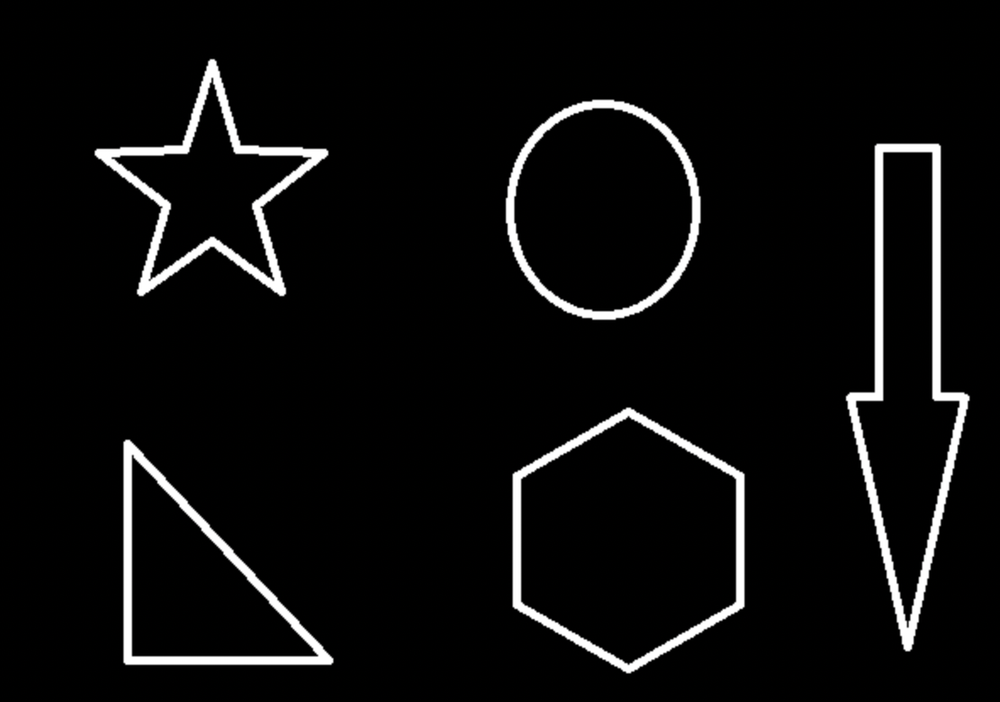
#> input picture opencvLearn/img/yuan.png, 1000 x 702 px, shrunk from 1182 x 830 before the run
$ python '16cv图像轮廓.py'
#> lines starting #> are read from the running program, lines starting #| are printed output that depends on the picture; after the words box and inside, x2 and y2 are one past the last pixel; in counts of white or black regions, pixels touching at a corner belong together; long printed decimals are rounded
# coding: utf-8
# @时间   : 2021/8/30 9:04 上午
# @作者   : 文山
# @邮箱   : wolaizhinidexin@163.com
# @作用   :
# @文件   : 16cv图像轮廓.py
"""
https://blog.csdn.net/wumu720123/article/details/89646777
边缘检测能够测出边缘，但是边缘是不连续的，将边缘连接为一个整体，构成轮廓
注意事项：
1.对象是二值图像。所以需要预先进行阈值分割或者边缘检测处理。
2.查找轮廓需要更改原始图像。因此，通常使用原始图像的一份拷贝操作。
3.在OpenCV中，是从黑色背景中查找白色图像。因此，对象必须是白色的，背景必须是黑色的。
"""
import cv2
import numpy as np
o = cv2.imread("./img/yuan.png")
#> o is the input picture: shape (702, 1000, 3); mean B, G, R 12.7, 12.7, 12.7
cv2.imshow("original", o)
co = o.copy()
gray = cv2.cvtColor(co, cv2.COLOR_BGR2GRAY)
ret, binary = cv2.threshold(gray, 127, 255, cv2.THRESH_BINARY)
#> binary: shape (702, 1000); 4.9% white; 5 white regions
# 一般为cv2.RETR_TREE
contours, hierarchy = cv2.findContours(binary, cv2.RETR_TREE, cv2.CHAIN_APPROX_SIMPLE)
#> contours = 11 contours, 1 with area under 20; largest, box (x1, y1, x2, y2) and area: (513, 408, 745, 673) 45983, (520, 415, 737, 666) 40252, (506, 100, 701, 320) 33298, (846, 144, 970, 651) 33010, (513, 107, 693, 312) 28592
r = cv2.drawContours(co, contours, -1, (0, 0, 255), 1)
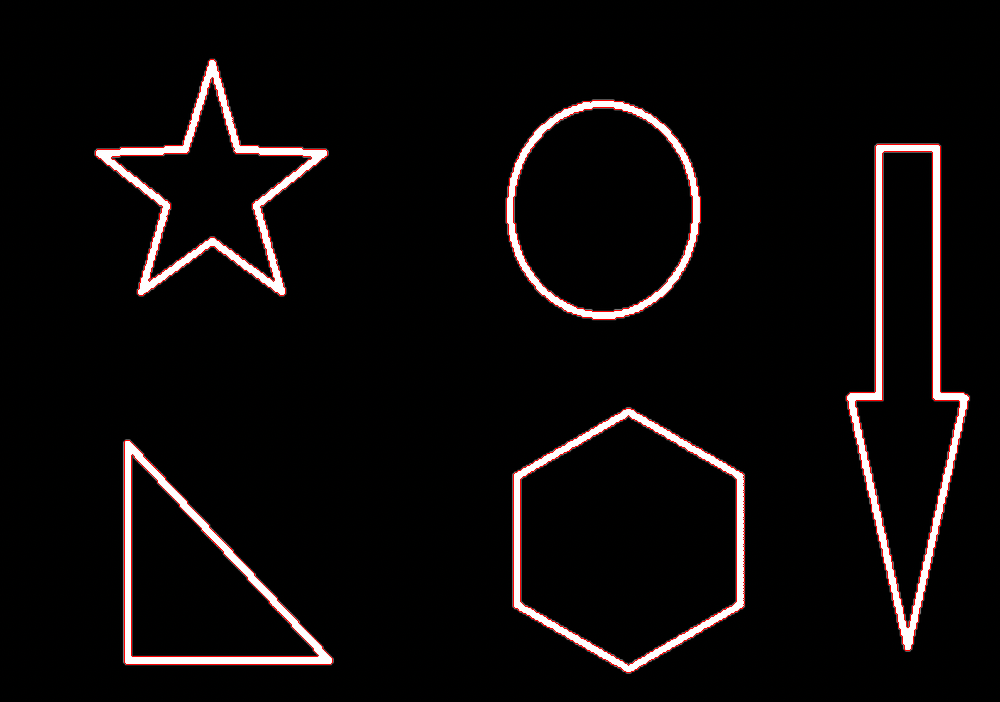
#> r: shape (702, 1000, 3); mean B, G, R 10.6, 10.6, 13.4
cv2.imshow("result", r)
cv2.waitKey(0)
cnt = contours[1]
#> cnt = contour of 81 points, box (x1, y1, x2, y2) (131, 454, 319, 657), area 19117
# 轮廓特征
# 面积
print(cv2.contourArea(cnt))
#| 19117.0
# 周长,第二个参数指定图形是否闭环,如果是则为True, 否则只是一条曲线.
print(cv2.arcLength(cnt, True))
#| 678.416

# 轮廓近似，epsilon数值越小，越近似
epsilon = 0.01 * cv2.arcLength(cnt, True)
#> epsilon = 6.78
approx = cv2.approxPolyDP(cnt, epsilon, True)
#> approx = [[132, 454], [317, 656], [131, 655]]
tmp2 = o.copy()
# 注意，这里approx要加中括号
res3 = cv2.drawContours(tmp2, [approx], -1, (0, 0, 255), 2)
cv2.imshow("res3", res3)
cv2.waitKey(0)
# 外接图形 框起来
x, y, w, h = cv2.boundingRect(cnt)
#> x = 131; y = 454; w = 188; h = 203
# 直接在图片上进行绘制，所以一般要将原图复制一份，再进行绘制
tmp3 = o.copy()
res4 = cv2.rectangle(tmp3, (x, y), (x + w, y + h), (0, 0, 255), 2)
cv2.imshow('rectangle', res4)
cv2.waitKey(0)
cv2.destroyAllWindows()
